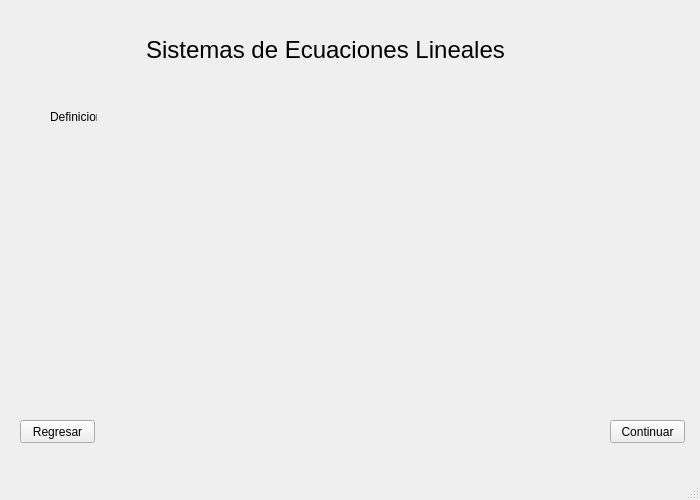
<?xml version="1.0" encoding="UTF-8"?>
<ui version="4.0">
 <class>SEL</class>
 <widget class="QMainWindow" name="SEL">
  <property name="geometry">
   <rect>
    <x>0</x>
    <y>0</y>
    <width>700</width>
    <height>500</height>
   </rect>
  </property>
  <property name="windowTitle">
   <string>MainWindow</string>
  </property>
  <widget class="QWidget" name="centralwidget">
   <widget class="QLabel" name="label">
    <property name="geometry">
     <rect>
      <x>140</x>
      <y>30</y>
      <width>371</width>
      <height>41</height>
     </rect>
    </property>
    <property name="text">
     <string>&lt;html&gt;&lt;head/&gt;&lt;body&gt;&lt;p align=&quot;center&quot;&gt;&lt;span style=&quot; font-size:18pt;&quot;&gt;Sistemas de Ecuaciones Lineales&lt;/span&gt;&lt;/p&gt;&lt;/body&gt;&lt;/html&gt;</string>
    </property>
   </widget>
   <widget class="QLabel" name="label_2">
    <property name="geometry">
     <rect>
      <x>50</x>
      <y>110</y>
      <width>47</width>
      <height>13</height>
     </rect>
    </property>
    <property name="text">
     <string>Definicion</string>
    </property>
   </widget>
   <widget class="QPushButton" name="pushButton">
    <property name="geometry">
     <rect>
      <x>20</x>
      <y>420</y>
      <width>75</width>
      <height>23</height>
     </rect>
    </property>
    <property name="text">
     <string>Regresar</string>
    </property>
   </widget>
   <widget class="QPushButton" name="pushButton_2">
    <property name="geometry">
     <rect>
      <x>610</x>
      <y>420</y>
      <width>75</width>
      <height>23</height>
     </rect>
    </property>
    <property name="text">
     <string>Continuar</string>
    </property>
   </widget>
  </widget>
  <widget class="QMenuBar" name="menubar">
   <property name="geometry">
    <rect>
     <x>0</x>
     <y>0</y>
     <width>700</width>
     <height>21</height>
    </rect>
   </property>
  </widget>
  <widget class="QStatusBar" name="statusbar"/>
 </widget>
 <resources/>
 <connections/>
</ui>
